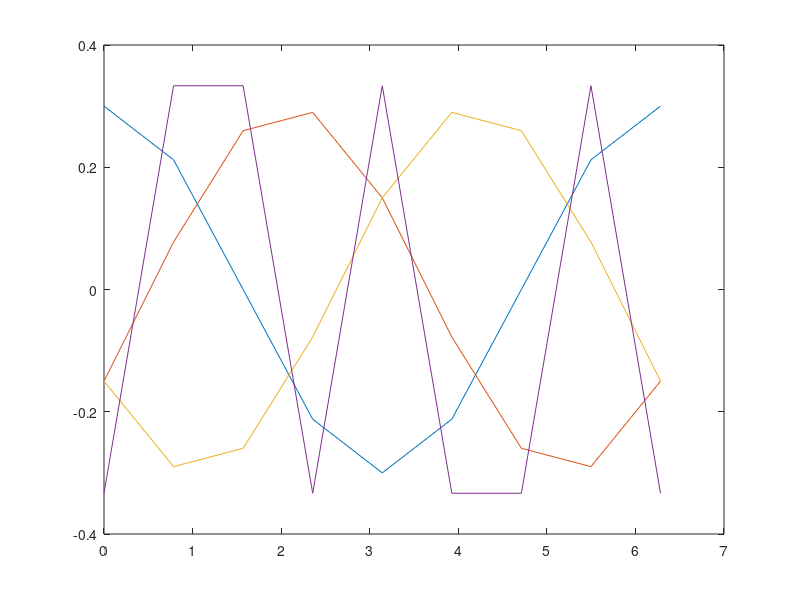
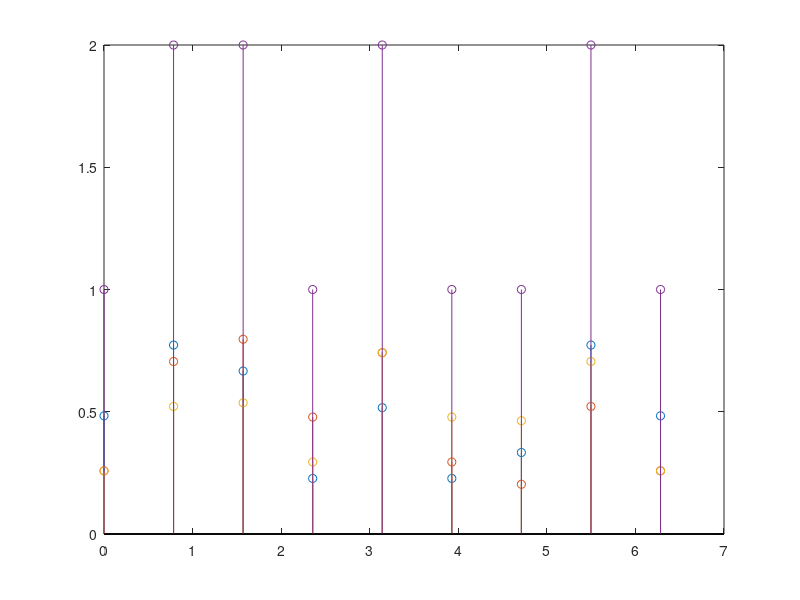

Source code (MATLAB) for these figures, in order:
ma=0.3;
theta=linspace(0,2*pi,9);

% theta=pi/180*[0 45 90 135 180 225 270 315]

phA=ma*cos(theta);
phB=ma*cos(theta-2*pi/3);
phC=ma*cos(theta+2*pi/3);
common_mode= -sign(ma*cos(3*theta))/3;


figure();
plot(theta,phA) 
hold on
plot(theta,phB) 
hold on
plot(theta,phC) 
hold on
plot(theta,common_mode) 

duty_ratios_phA= (1+phA+common_mode)/2;
duty_ratios_phB= (1+phB+common_mode)/2;
duty_ratios_phC= (1+phC+common_mode)/2;


figure();
stem(theta,duty_ratios_phA) 
hold on
stem(theta,duty_ratios_phB) 
hold on
stem(theta,duty_ratios_phC) 
hold on
stem(theta,duty_ratios_phA+duty_ratios_phB+duty_ratios_phC) 
hold on

PhiA = 0*duty_ratios_phA; % Explicitly set to single

PhiB=360*mod((duty_ratios_phA+duty_ratios_phB)/2,1);

PhiC =360*mod((duty_ratios_phA+2*duty_ratios_phB+duty_ratios_phC)/2,1);

duty_without_phA=(1+phA)/2;
duty_without_phB=(1+phB)/2;
duty_without_phC=(1+phC)/2;

theta*180/pi
[duty_without_phA;duty_without_phB;duty_without_phC; duty_without_phA+duty_without_phB+duty_without_phC ]
[ duty_ratios_phA;duty_ratios_phB;duty_ratios_phC; duty_ratios_phA+duty_ratios_phB+duty_ratios_phC]
[PhiA;  PhiB ; PhiC]
